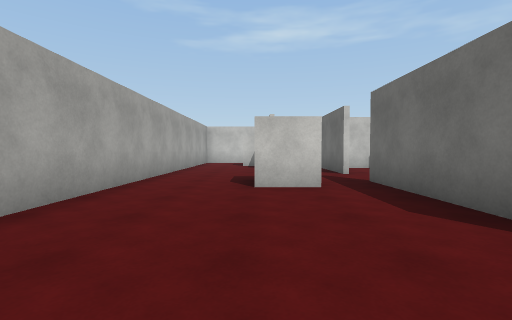
view 1 (above)

18 first-person views from a walk through a 3-D level made in the Unity game engine. The camera is 1.2 m above the floor, tilts 2° down and sees 85° across. The floor is counted in squares, 2 m on a side. Each view is taken from the middle of a square. On the plan, view 1 faces up. The plan holds only what a view shows up to about 9 squares ahead; the rest is blank. The place goes on beyond the plan. Surface patterns are stand-ins for the level's own textures.

view 2
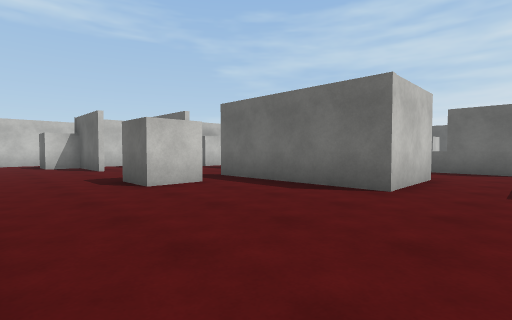

view 3
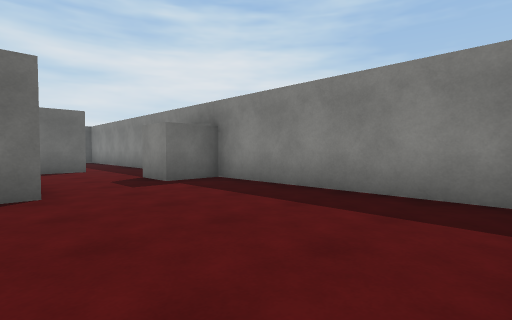

view 4
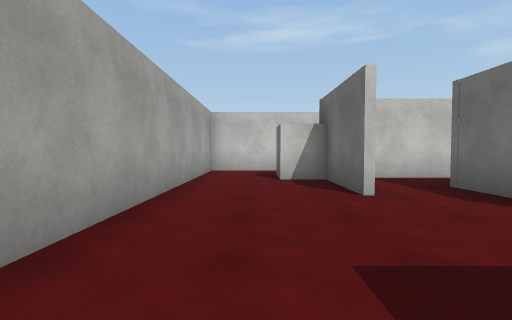

view 5
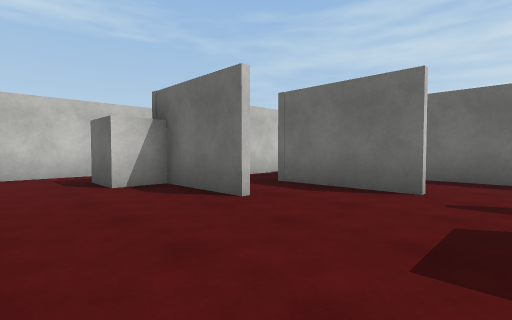

view 6
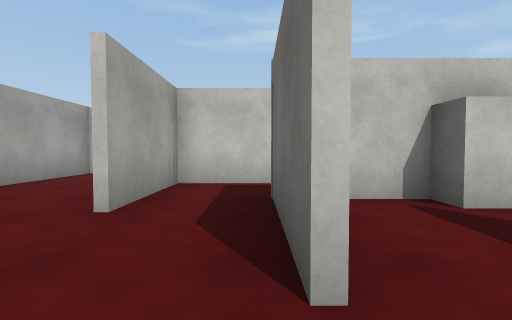

view 7
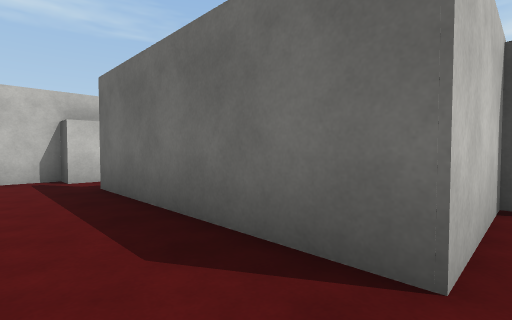

view 8
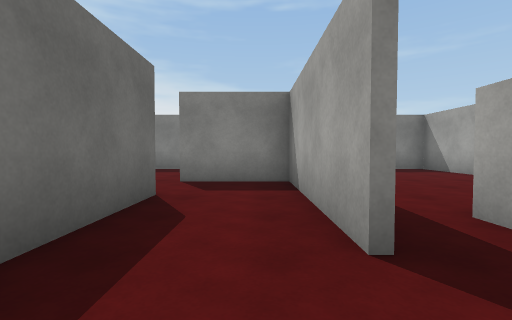

view 9
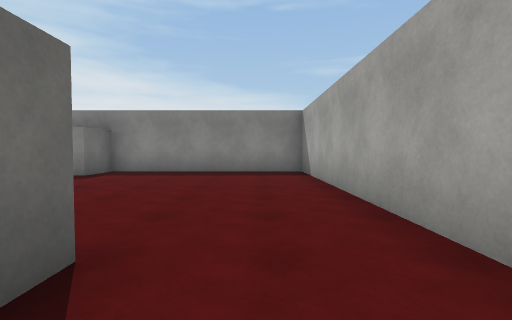

view 10
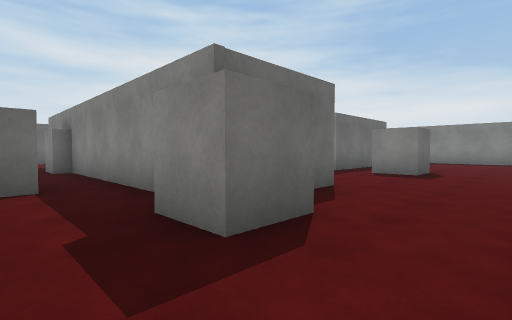

view 11
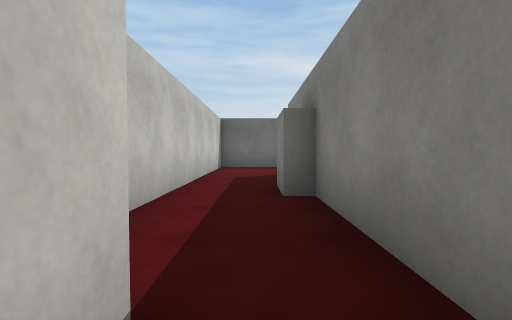

view 12
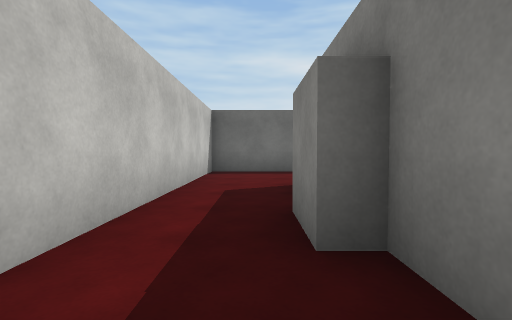

view 13
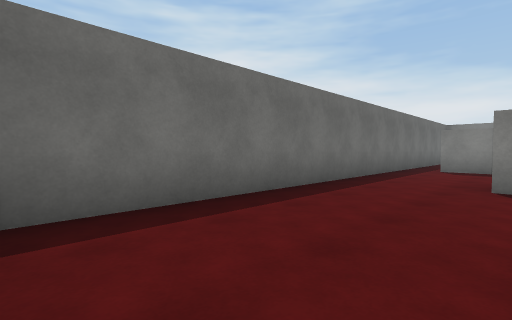

view 14
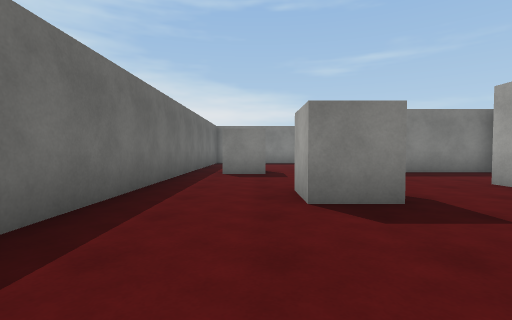

view 15
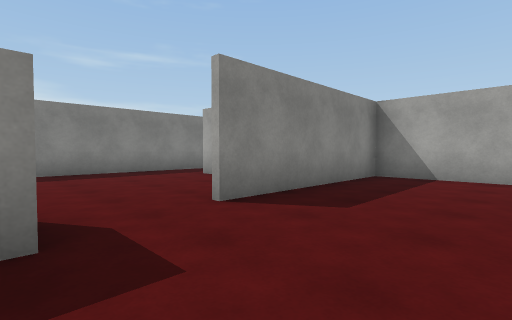

view 16
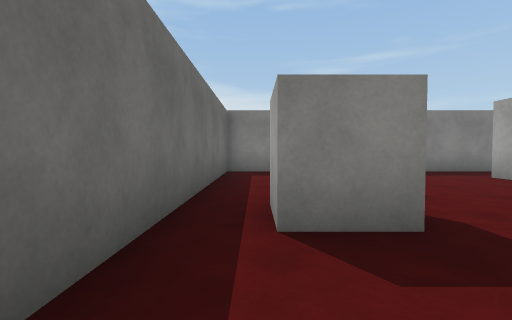

view 17
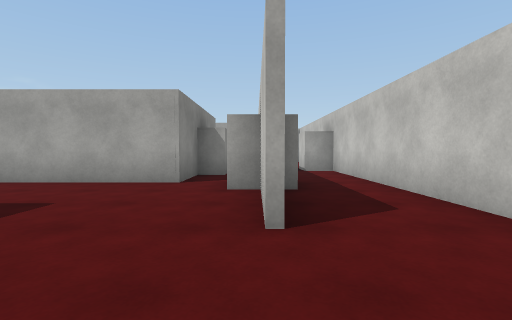

view 18
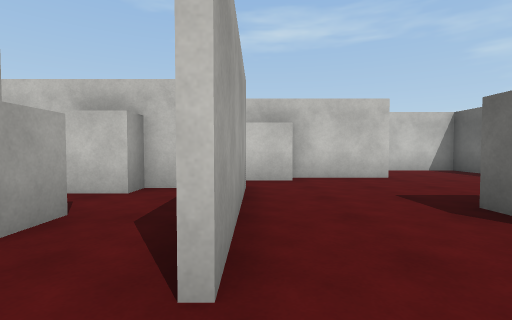

### Floor plan
Ten units are one square. View 1 is at (0, 0); x grows to the right and y downward. Boxes are objects, and circles mark ways between rooms. Rooms are numbered by the first view taken in them; rooms with no view inside come last. Other rooms are left out.
<svg viewBox="-28 -137 161 161">
<path fill="none" stroke="#000" d="M22 -70 22 -96M4 -86 4 -105M45 -15 22 -15 22 -55M6 -108 6 -86M18 -112 45 -112M40 -111 5 -111M67 1 67 -32 44 -32M39 -124 28 -124 28 -129M52 19 64 19M-1 -132 -23 -132 -23 19 31 19 31 6 41 6M24 -55 24 -16 45 -16M41 -89 41 -94 31 -94M44 -32 44 -79M45 -58 45 -34 90 -34M100 -111 78 -111M51 -96 68 -96 68 -60M68 -4 68 1M45 -112 65 -112M64 19 128 19 128 -132 39 -132 39 -124M58 -94 51 -94M52 -102 52 -89 41 -89"/>
<rect x="-5" y="-55" width="20" height="10" fill="#bbb"><title>block</title></rect>
<rect x="-5" y="-115" width="10" height="10" fill="#bbb"><title>block</title></rect>
<rect x="65" y="-115" width="10" height="10" fill="#bbb"><title>block</title></rect>
<rect x="95" y="-85" width="10" height="20" fill="#bbb"><title>block</title></rect>
<rect x="105" y="-45" width="20" height="20" fill="#bbb"><title>block</title></rect>
<rect x="45" y="-75" width="10" height="10" fill="#bbb"><title>block</title></rect>
<circle cx="20" cy="-65" r="3" fill="#2a7"/>
<circle cx="50" cy="-120" r="3" fill="#2a7"/>
<circle cx="70" cy="10" r="3" fill="#2a7"/>
<circle cx="40" cy="-80" r="3" fill="#2a7"/>
<circle cx="55" cy="-70" r="3" fill="#2a7"/>
<text x="10" y="-50">1</text>
<text x="30" y="-60">2</text>
<text x="90" y="-60">3</text>
<text x="60" y="-80">4</text>
</svg>
Room 1 opens to room 2. Room 1 opens to room 3. Room 2 opens to room 4. Room 3 opens to room 4.

Where each view was taken, in squares from view 1:
view 1: 0 up, 0 right, facing up
view 2: 0 up, 2 left, facing up-right
view 3: 2 up, 2 left, facing down-right
view 4: 5 up, 1 left, facing up
view 5: 6 up, 2 left, facing up-right
view 6: 6 up, 2 right, facing up
view 7: 3 up, 3 right, facing up-right
view 8: 7 up, 3 right, facing down
view 9: 6 up, 1 left, facing down
view 10: 13 up, 2 left, facing down-right
view 11: 12 up, 3 right, facing right
view 12: 12 up, 5 right, facing right
view 13: 13 up, 10 right, facing down-right
view 14: 11 up, 11 right, facing down
view 15: 6 up, 11 right, facing down-left
view 16: 6 up, 12 right, facing down
view 17: 11 up, 12 right, facing left
view 18: 5 up, 7 right, facing up
